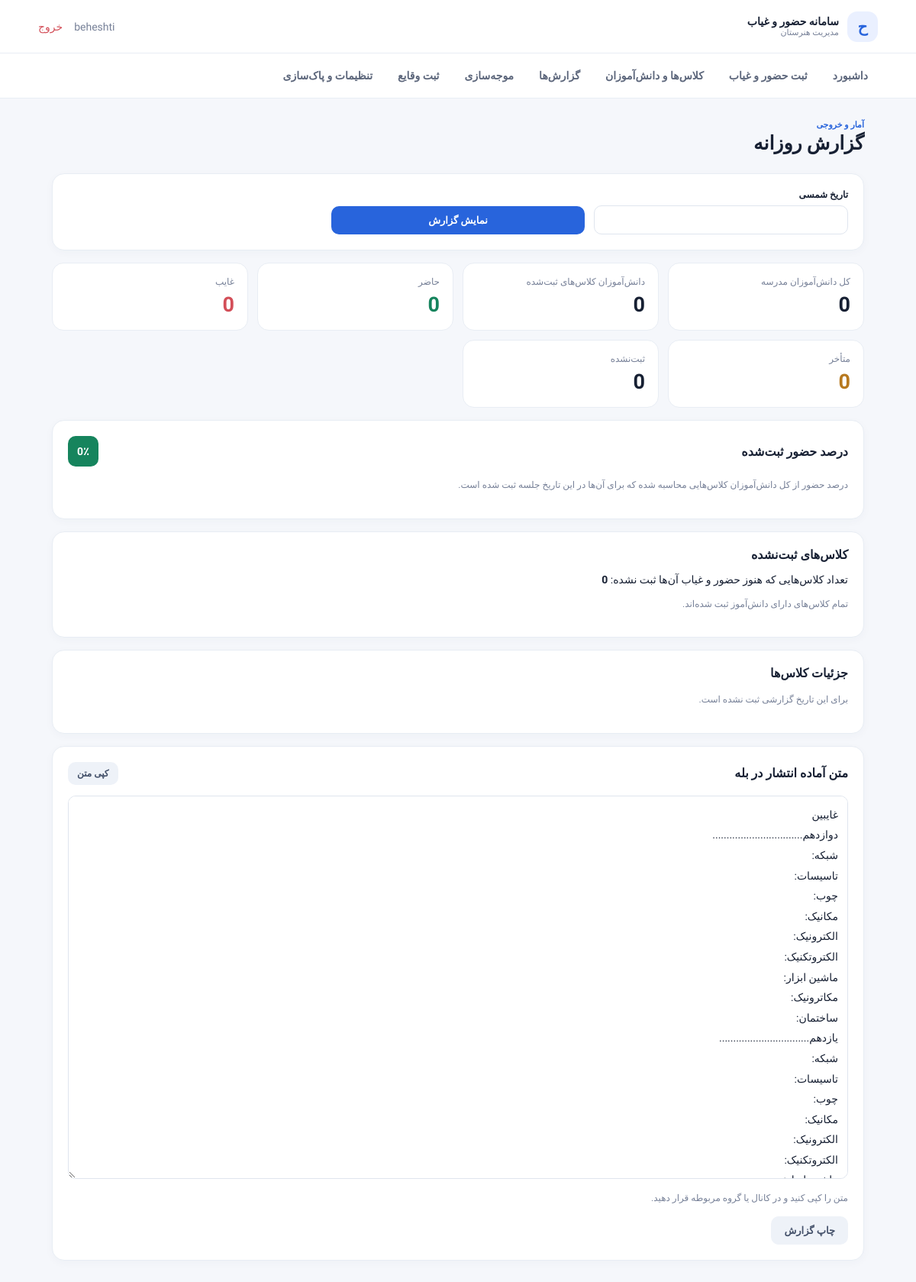
/reports/ (signed in), run on an earlier commit of the app's database.
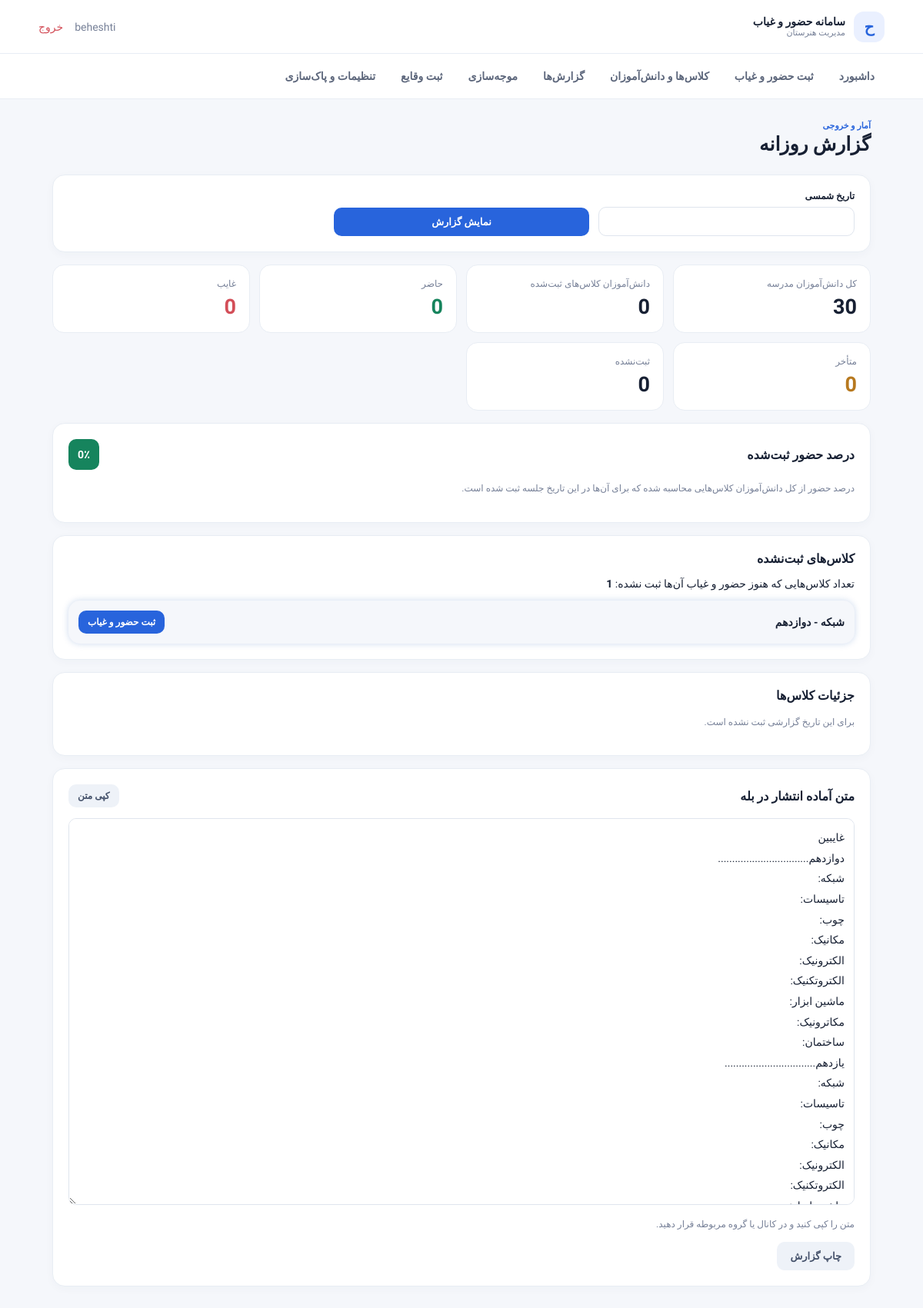
And on a later commit of the database.
### attendance/models.py (models this page shows)
class SchoolClass(models.Model):
    major = models.CharField(max_length=40, choices=MAJORS)
    grade = models.PositiveSmallIntegerField(choices=GRADES)
    section = models.CharField(max_length=20, blank=True, default="")
    class Meta:
        ordering = ["grade", "major", "section"]
        constraints = [models.UniqueConstraint(
            fields=["major", "grade", "section"], name="unique_school_class")]
    def __str__(self):
        grade_name = dict(GRADES).get(self.grade, self.grade)
        return f"{self.major} - {grade_name}" + (f" ({self.section})" if self.section else "")

### attendance/views.py (the view, shortened to what this page needs)
# urls.py: path("reports/", views.reports, name="reports"),
@login_required
def reports(request):
    date_value = request.GET.get("date", today_jalali())
    selected_date = parse_jalali(date_value)
    sessions = list(
        AttendanceSession.objects.filter(date=selected_date)
        .select_related("school_class")
        .prefetch_related("records__student")
    )
    totals = {"present": 0, "absent": 0, "late": 0}
    rows = []
    expected_students = 0
    recorded_students = sum(totals.values())
    missing_students = max(
        expected_students - recorded_students, 0
    )
    rate = round(
        (totals["present"] + totals["late"]) * 100 / expected_students,
        1
    ) if expected_students else 0
    registered_class_ids = [s.school_class_id for s in sessions]
    active_classes = SchoolClass.objects.annotate(
        active_students_count=Count(
            "students",
            filter=Q(students__active=True)
        )
    ).filter(active_students_count__gt=0)
    unrecorded_classes = active_classes.exclude(
        id__in=registered_class_ids
    )
    all_students = Student.objects.filter(active=True).count()
    grade_names = {10: "دهم", 11: "یازدهم", 12: "دوازدهم"}
    output = [
        f"غایبین  {jdatetime.date.fromgregorian(date=selected_date).strftime('%A %d/%m/%Y')}"
    ]
    for grade in [12, 11, 10]:
        output.append(grade_names[grade] + "................................")
        for major, _ in MAJORS:
            class_list = [
                s for s in sessions
                if s.school_class.grade == grade
                and s.school_class.major == major
            ]
            if class_list:
                for s in class_list:
                    names = "، ".join(
                        str(r.student)
                        for r in s.records.filter(
                            status="absent",
                            student__active=True
                        ).select_related("student")
                    )
                    section = (
                        f" ({s.school_class.section})"
                        if s.school_class.section else ""
                    )
                    output.append(f"{major}{section}: {names}")
            else:
                output.append(f"{major}:")
    return render(request, "reports.html", {
        "date_value": date_value,
        "totals": totals,
        "all_students": all_students,
        "expected_students": expected_students,
        "recorded_students": recorded_students,
        "missing_students": missing_students,
        "unrecorded_classes": unrecorded_classes,
        "unrecorded_classes_count": unrecorded_classes.count(),
        "rate": rate,
        "rows": rows,
        "output": "\n".join(output),
    })

### attendance/views.py (called while the page is built)
def today_jalali():
    return jdatetime.date.fromgregorian(date=date.today()).strftime("%Y/%m/%d")

def parse_jalali(value):
    try:
        value = value.translate(
            str.maketrans(
                "۰۱۲۳۴۵۶۷۸۹٠١٢٣٤٥٦٧٨٩",
                "01234567890123456789"
            )
        )
        y, m, d = [int(x) for x in value.replace("-", "/").split("/")]
        return jdatetime.date(y, m, d).togregorian()
    except Exception:
        return date.today()

### templates/reports.html
{% extends 'base.html' %}
{% block content %}
<div class="page-head">
    <div>
        <p class="eyebrow">آمار و خروجی</p>
        <h1>گزارش روزانه</h1>
    </div>
</div>
<section class="panel">
    <form method="get" class="form-grid">
        <label>
            تاریخ شمسی
            <input name="date" value="{{ date_value }}">
        </label>
        <button class="btn primary">نمایش گزارش</button>
    </form>
</section>
<div class="stats">
    <div class="stat">
        <span>کل دانش‌آموزان مدرسه</span>
        <strong>{{ all_students }}</strong>
    </div>
    <div class="stat">
        <span>دانش‌آموزان کلاس‌های ثبت‌شده</span>
        <strong>{{ expected_students }}</strong>
    </div>
    <div class="stat">
        <span>حاضر</span>
        <strong class="green">{{ totals.present }}</strong>
    </div>
    <div class="stat">
        <span>غایب</span>
        <strong class="red">{{ totals.absent }}</strong>
    </div>
    <div class="stat">
        <span>متأخر</span>
        <strong class="orange">{{ totals.late }}</strong>
    </div>
    <div class="stat">
        <span>ثبت‌نشده</span>
        <strong>{{ missing_students }}</strong>
    </div>
</div>
<section class="panel">
    <div class="section-head">
        <h2>درصد حضور ثبت‌شده</h2>
        <strong>{{ rate }}٪</strong>
    </div>
    <p class="muted">
        درصد حضور از کل دانش‌آموزان کلاس‌هایی محاسبه شده
        که برای آن‌ها در این تاریخ جلسه ثبت شده است.
    </p>
</section>
<section class="panel">
    <h2>کلاس‌های ثبت‌نشده</h2>
    <p>
        تعداد کلاس‌هایی که هنوز حضور و غیاب آن‌ها ثبت نشده:
        <strong>{{ unrecorded_classes_count }}</strong>
    </p>
    {% for school_class in unrecorded_classes %}
    <div class="list-row">
        <strong>{{ school_class }}</strong>
        <a
            class="btn primary small"
            href="{% url 'attendance' %}?date={{ date_value|urlencode }}&class_id={{ school_class.id }}"
        >
            ثبت حضور و غیاب
        </a>
    </div>
    {% empty %}
        <p class="muted">تمام کلاس‌های دارای دانش‌آموز ثبت شده‌اند.</p>
    {% endfor %}
</section>
<section class="panel">
    <h2>جزئیات کلاس‌ها</h2>
    {% for row in rows %}
        <div class="list-row">
            <div>
                <strong>{{ row.session.school_class }}</strong>
                <small>
                    حاضر {{ row.counts.present }}
                    · غایب {{ row.counts.absent }}
                    · تأخیر {{ row.counts.late }}
                </small>
            </div>
        </div>
    {% empty %}
        <p class="muted">برای این تاریخ گزارشی ثبت نشده است.</p>
    {% endfor %}
</section>
<section class="panel">
    <div class="section-head">
        <h2>متن آماده انتشار در بله</h2>
        <button class="btn secondary small" onclick="copyReport()">
            کپی متن
        </button>
    </div>
    <textarea id="reportText" rows="18" readonly>{{ output }}</textarea>
    <p class="muted">
        متن را کپی کنید و در کانال یا گروه مربوطه قرار دهید.
    </p>
    <button class="btn secondary" onclick="window.print()">
        چاپ گزارش
    </button>
</section>
{% endblock %}

What changed in the data, as far as the page shows it:
added SchoolClass: grade+major+section "شبکه - دوازدهم"
Also different on the page:
{{ all_students }}: "0" → "30"
{{ unrecorded_classes_count }}: "0" → "1"
text no longer shown: "تمام کلاس‌های دارای دانش‌آموز ثبت شده‌اند."
